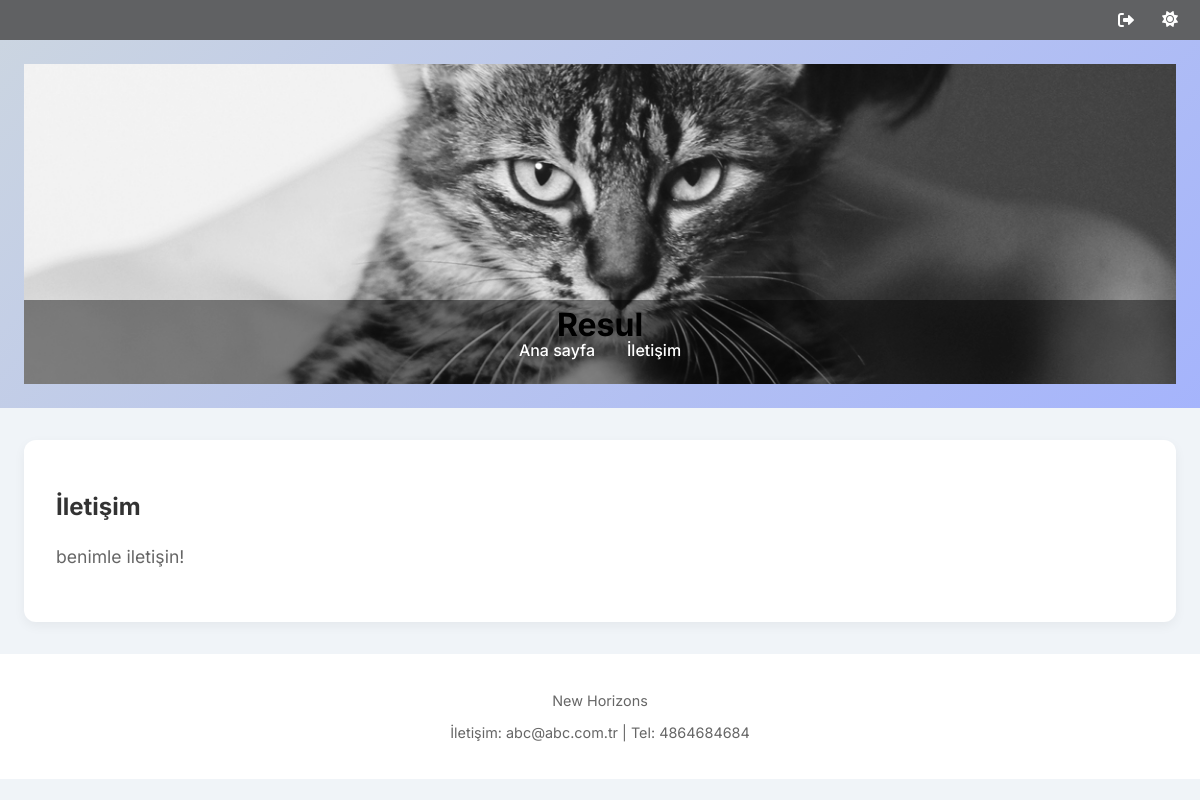
/sayfa/iletisim/, run on an earlier commit of the app's database.
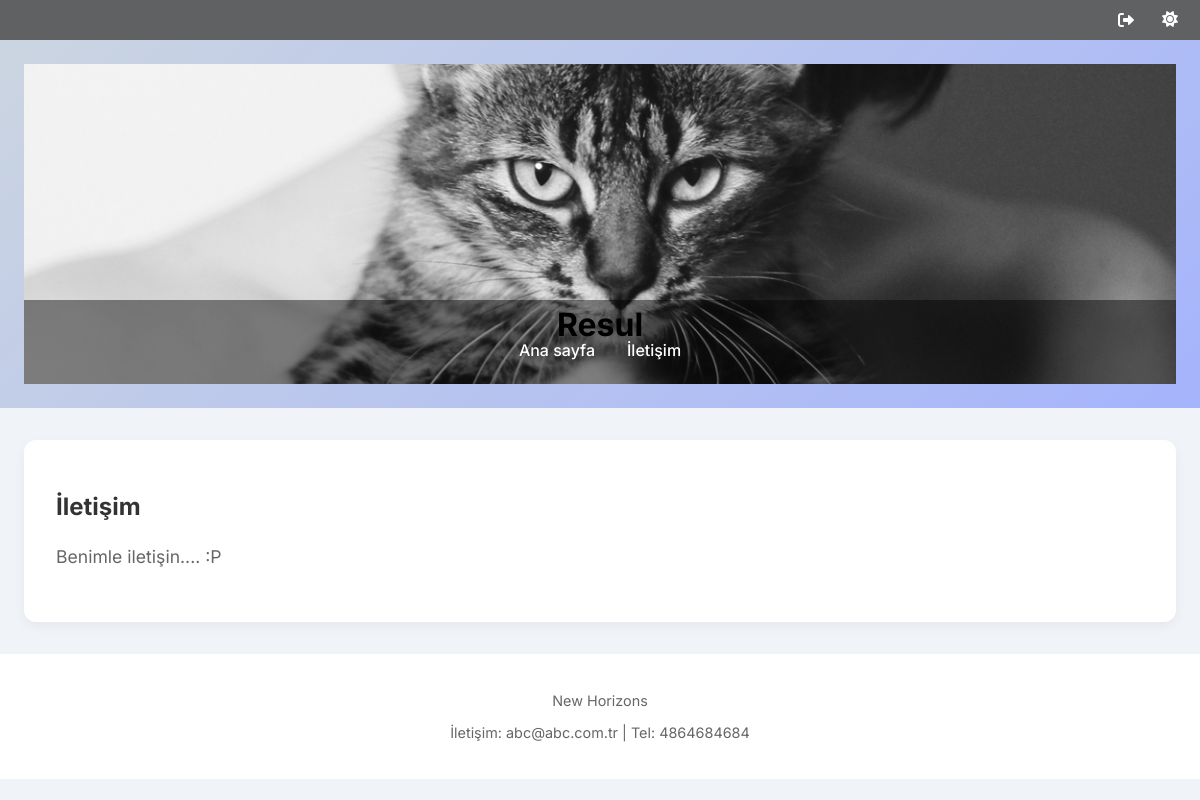
And on a later commit of the database.
### blog/models.py (models this page shows, shortened)
class SiteSettings(models.Model):
    site_name = models.CharField(max_length=100, default="Blog Sitesi")
    site_description = models.TextField(blank=True)
    site_keywords = models.CharField(max_length=255, blank=True)
    contact_email = models.EmailField(blank=True)
    phone_number = models.CharField(max_length=20, blank=True)
    address = models.TextField(blank=True)
    footer_text = models.CharField(max_length=255, blank=True)
    header_image = models.ImageField(upload_to='headers/', blank=True, null=True)
    class Meta:
        verbose_name = "Site Ayarı"
        verbose_name_plural = "Site Ayarları"

class MenuItem(models.Model):
    title = models.CharField(max_length=100)
    url = models.CharField(max_length=200)
    order = models.PositiveIntegerField(default=0)
    class Meta:
        ordering = ['order']

class StaticPage(models.Model):
    title = models.CharField(max_length=150)
    slug = models.SlugField(unique=True)
    content = RichTextUploadingField()  # CKEditor desteği varsa
    is_published = models.BooleanField(default=True)

### blog/views.py (the view)
# urls.py: path('sayfa/<slug:slug>/', views.static_page, name='static_page')
def static_page(request, slug):
    page = get_object_or_404(StaticPage, slug=slug, is_published=True)
    return render(request, 'blog/static_page.html', {'page': page})

### blog/context_processors.py (called while the page is built)
def site_context(request):
    return {
        'site_settings': SiteSettings.objects.first(),
        'menu_items': MenuItem.objects.all().order_by('order')
    }

### blog/templates/blog/static_page.html (shortened to what this page needs)
{% extends "blog/base.html" %}
{% block content %}
<article class="post">
  <h1>{{ page.title }}</h1>
  <div class="post-content">
    {{ page.content|safe }}
  </div>
</article>
{% endblock %}

### blog/templates/blog/base.html (shortened to what this page needs)
<!DOCTYPE html>
<html lang="tr">
<head>
  {% load static %}
  <link rel="stylesheet" href="{% static 'blog/css/style.css' %}">
  <link rel="stylesheet" href="https://cdnjs.cloudflare.com/ajax/libs/font-awesome/6.0.0/css/all.min.css">
</head>
<body>
<div class="topbar">
  <div class="topbar-right">
    <form action="{% url 'logout' %}" method="post">
      <button type="submit" title="Çıkış"><i class="fas fa-sign-out-alt"></i></button>
    </form>
    <button id="themeToggle" title="Tema Değiştir"><i class="fas fa-moon"></i></button>
  </div>
</div>
  <header class="site-header">
    {% if site_settings and site_settings.header_image %}
    <div class="header-visual" style="background-image: url('{{ site_settings.header_image.url }}');">
      <div class="header-overlay">
        <div class="header-top">
          <h1 class="site-title"><a href="/">{{ site_settings.site_name }}</a></h1>
        </div>
        <nav class="navbar">
          <ul class="nav-menu">
            {% for item in menu_items %}
              <li><a href="{{ item.url }}">{{ item.title }}</a></li>
            {% endfor %}
          </ul>
        </nav>
      </div>
    </div>
    {% endif %}
  </header>
  <main class="main-content">
    {% block content %}{% endblock %}
  </main>
  <footer class="site-footer">
  <p>{{ site_settings.footer_text }}</p>
  <p>İletişim: {{ site_settings.contact_email }} | Tel: {{ site_settings.phone_number }}</p>
  </footer>
</body>
</html>

### blog/static/blog/css/style.css (style rules this page uses)
[data-theme="light"] { --bg-dark: #f0f4f8; --card-bg: #ffffff; --text-primary: #333333; --text-secondary: #666666; --accent: #7a8fa6; --accent-hover: #5a6e82; --text-light: #000000; --header-bg: linear-gradient(135deg, #cbd5e1 0%, #a5b4fc 100%); }
body { font-family: 'Inter', sans-serif; background-color: var(--bg-dark); color: var(--text-primary); margin: 0; padding: 0; transition: all 0.3s ease; }
.site-header { background: var(--header-bg); padding: 1.5rem; display: flex; justify-content: space-between; align-items: center; color: var(--text-light); }
.site-header h1 a { color: var(--text-light); text-decoration: none; }
.main-content { max-width: 1200px; margin: 2rem auto; padding: 0 1.5rem; background-color: var(--bg-dark); }
.post { background-color: var(--card-bg); padding: 1.5rem; margin-bottom: 1.5rem; border-radius: 10px; box-shadow: 0 4px 6px rgba(0,0,0,0.05); }
.site-footer { background-color: var(--card-bg); text-align: center; padding: 1.5rem; color: var(--text-secondary); font-size: 0.8rem; margin-top: 2rem; }
a { color: var(--accent); text-decoration: none; transition: color 0.3s ease; }
.site-header h1 { flex-grow: 1; text-align: center; margin: 0; }
.post { background: var(--card-bg); border-radius: 12px; padding: 2rem; margin-bottom: 2rem; box-shadow: 0 4px 12px rgba(0, 0, 0, 0.05); }
.post-content { font-size: 1.1rem; line-height: 1.8; color: var(--text-secondary); }
.site-header { margin-bottom: 2rem; }
.header-visual { width: 100%; height: 320px; background-size: cover; background-position: center; position: relative; color: white; display: flex; align-items: flex-end; }
.header-overlay { width: 100%; background: rgba(0, 0, 0, 0.45); padding: 1.5rem 2rem; box-sizing: border-box; display: flex; flex-direction: column; align-items: center; }
.header-top { width: 100%; display: flex; justify-content: space-between; align-items: center; flex-wrap: wrap; margin-bottom: 1rem; position: relative; }
.site-title { font-size: 2rem; margin: 0; position: absolute; left: 50%; transform: translateX(-50%); }
.site-title a { color: white; text-decoration: none; }
.navbar .nav-menu { display: flex; justify-content: center; gap: 2rem; list-style: none; padding: 0; margin: 0; flex-wrap: wrap; }
.navbar .nav-menu a { color: white; text-decoration: none; font-weight: 500; }
.main-content { max-width: 1200px; margin: 2rem auto; padding: 0 1.5rem; }
.site-footer { text-align: center; padding: 1.5rem; margin-top: 2rem; color: var(--text-secondary); font-size: 0.9rem; }
.topbar { background: rgba(0, 0, 0, 0.6); color: white; height: 40px; display: flex; justify-content: flex-end; align-items: center; padding: 0 1rem; position: relative; z-index: 10; }
.topbar-right { display: flex; align-items: center; gap: 1rem; }
.topbar-right i, .topbar-right span, .topbar-right button, .topbar-right a { color: white; font-size: 1rem; background: transparent; border: none; cursor: pointer; }

What changed in the data, as far as the page shows it:
changed StaticPage "İletişim": content "benimle iletişin!" → "Benimle iletişin.... :P"
